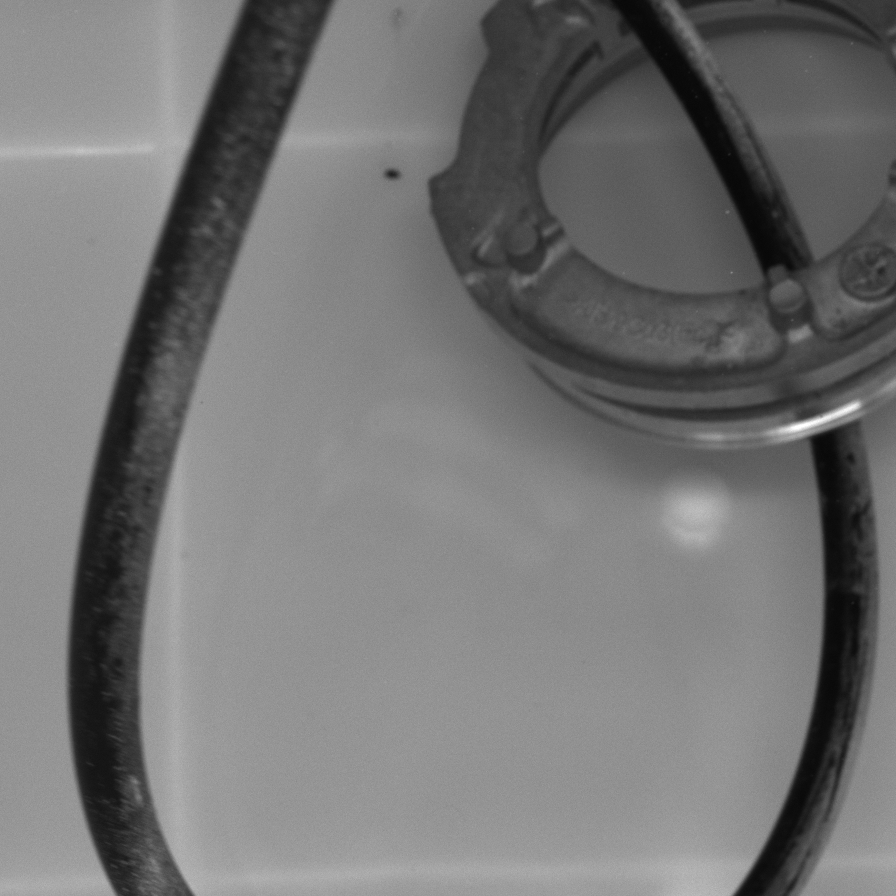
//> input picture opencv/basic/test1.bmp, 896 x 896 px
$ ./ps test1.bmp   (built with g++ and OpenCV 4)
//> lines starting //> are read from the running program, lines starting //| are printed output that depends on the picture; after the words box and inside, x2 and y2 are one past the last pixel; in counts of white or black regions, pixels touching at a corner belong together
### opencv/basic/mycode.hpp
#ifndef MY_CODE_HPP__
#define MY_CODE_HPP__

#include "opencv2/opencv.hpp"
#include <opencv2/highgui.hpp>
#include <opencv2/imgproc.hpp>

using namespace std;
using namespace cv;

void Copy(const float* data_src, Mat& img_dst);
void Copy(const Mat& img_src, float* data_dst);
void Copy(const uchar * data_src, Mat& img_dst);
void Copy(const Mat& img_src, uchar* data_dst);
void Copy(const Mat& src, Mat& dst, const Mat& mask, int offsetx, int offsety);
double CosineSimilarity(Mat mVec1, Mat  mVec2);

#endif

### opencv/basic/ps.cpp
//此程序可以成功提取圆形，椭圆，三角，正方形

#include "mycode.hpp"

int main(int argc, char **argv)
{
	Mat src = imread(argv[1]);
//> src is the input picture: 896 rows x 896 cols, CV_8UC3; min 7, max 255, mean 116
	if( !src.data ) { cout << "read img error" << endl; return -1; }

	Mat gray = Mat::zeros(src.size(), CV_8UC1);
	cvtColor(src, gray, CV_BGR2GRAY);

	imshow("灰度图", gray);

	//二值化
	int th = (100 / 4)*2 + 1;
	Mat img2 = Mat::zeros(src.size(), CV_8UC1);
	//threshold(gray, img2, th, 255, CV_THRESH_BINARY);
	adaptiveThreshold(gray, img2, 255, ADAPTIVE_THRESH_GAUSSIAN_C, THRESH_BINARY_INV, th, th/3);
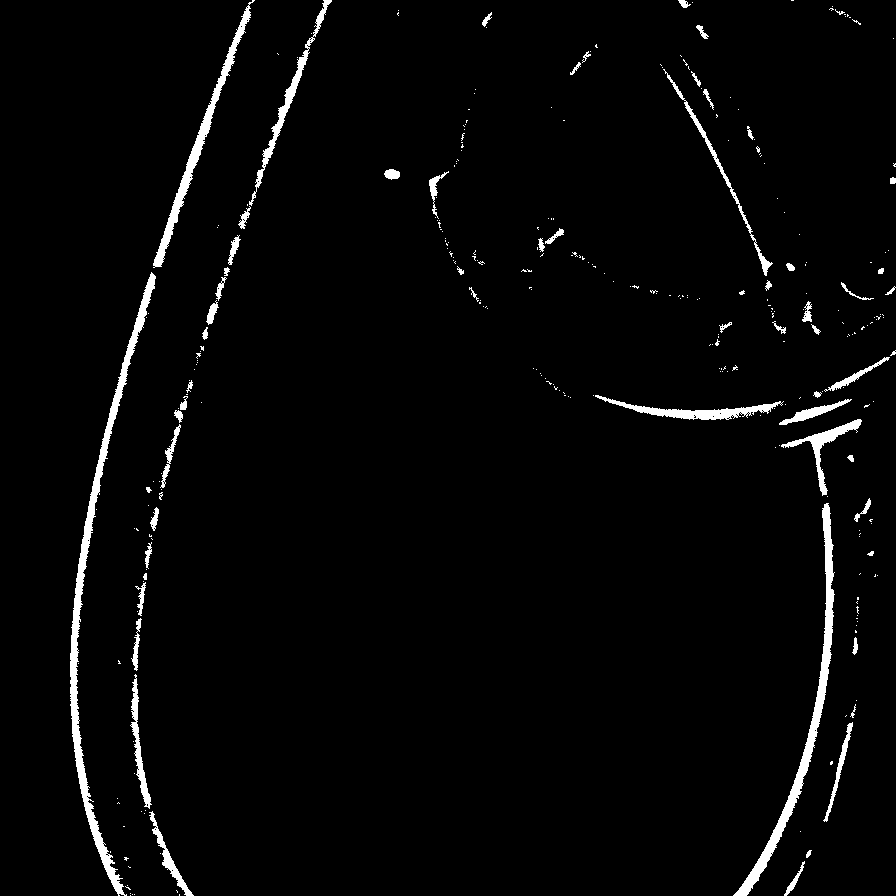
//> img2: 896 rows x 896 cols, CV_8UC1; 2.7% white; 311 white regions (250 under 20 px), largest, box (x1, y1, x2, y2) and area: (70, 272, 156, 896) 4699, (733, 503, 835, 896) 3462, (153, 0, 255, 268) 2162
	imshow("二值化图", img2);

	//开运算去噪点
	Mat img3;
	Mat element = getStructuringElement(MORPH_RECT, Size(5, 5));
	morphologyEx(img2, img3, MORPH_OPEN, element);
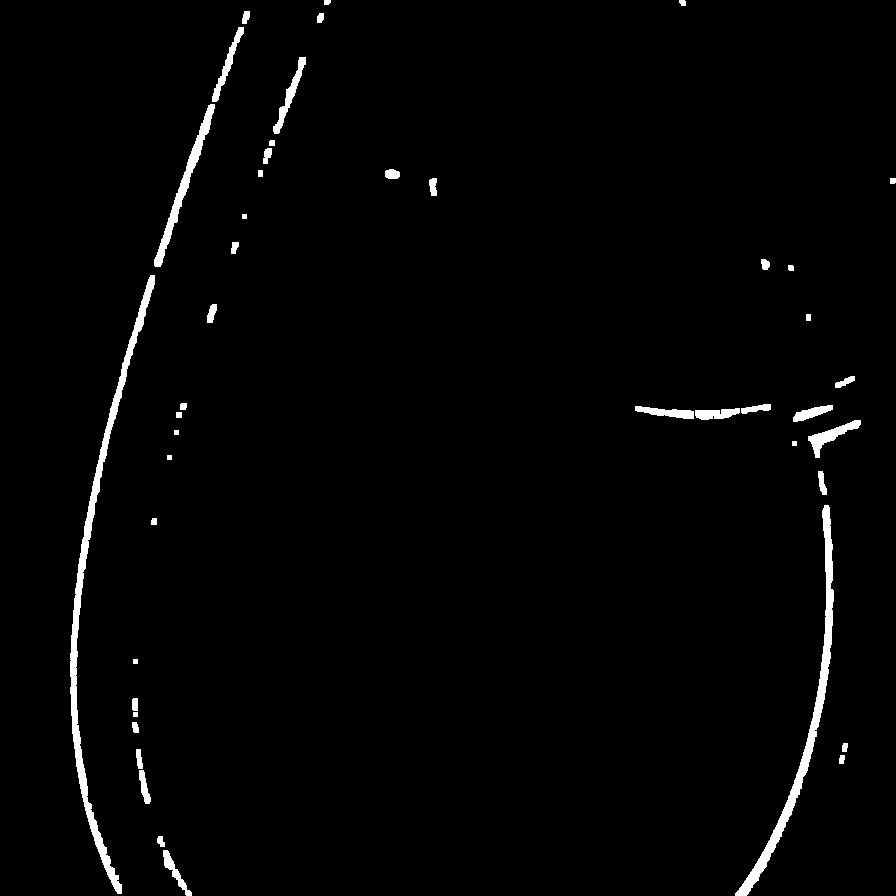
//> img3: 896 rows x 896 cols, CV_8UC1; 1.8% white; 44 white regions
	//morphologyEx(img3, img3, MORPH_OPEN, element);
	//morphologyEx(img3, img3, MORPH_OPEN, element);
	//morphologyEx(img3, img3, MORPH_OPEN, element);

	imshow("膨胀后的图片", img3);
	//threshold(img3, img3, th, 255, CV_THRESH_BINARY);
	//imshow("膨胀后二值化的图片", img3);

	vector<vector<Point>> contours, contours_tmp;
	vector<Vec4i> hierarchy;
	findContours(img3, contours, hierarchy, CV_RETR_CCOMP, CV_CHAIN_APPROX_SIMPLE);
//> contours = 44 contours, 6 with area under 20; largest, box (x1, y1, x2, y2) and area: (70, 275, 155, 894) 3756, (735, 505, 834, 896) 2976, (154, 104, 215, 267) 1212, (808, 420, 861, 458) 526, (273, 57, 306, 134) 475

	for( int i = 0; i < hierarchy.size(); i++)
	{
		if(contourArea(contours[i]) > 2000)
		//if (contours[i].size() > 200)//将比较小的轮廓剔除掉
			contours_tmp.push_back(contours[i]);
	}
//> this loop made 44 passes

	Mat hole(gray.size(), CV_8UC1, Scalar(0));
	drawContours(hole, contours_tmp, -1, Scalar(255), CV_FILLED);
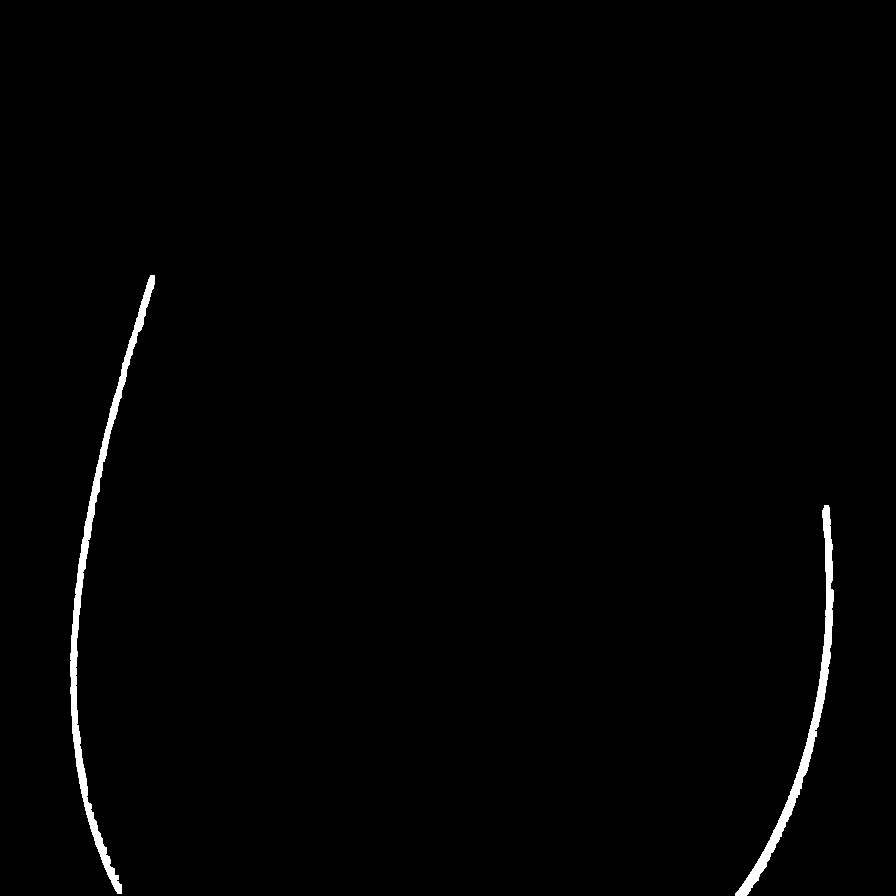
//> hole: 896 rows x 896 cols, CV_8UC1; 0.97% white; 2 white regions, box (x1, y1, x2, y2) and area: (70, 275, 155, 894) 4387, (735, 505, 834, 896) 3381
	imshow("hole", hole);

	Mat img4;
	src.copyTo(img4, hole);

	imshow("最终图片", img4);

	waitKey(0);
	return 0;
}
